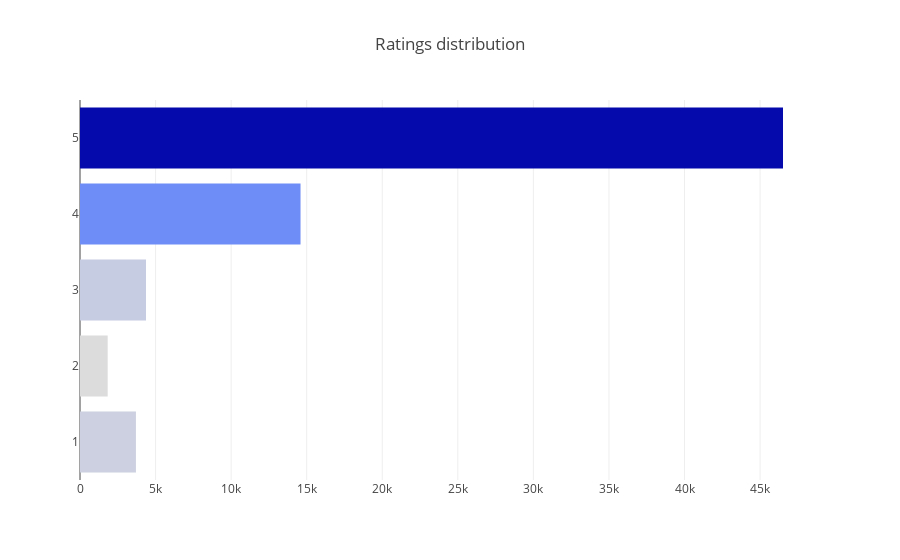

Write notebook code for a chart like this one.
### Markdown cell above
## So what is the maximum no. of ratings that people gave?

### Code cell
cnt_srs = df['reviews.rating'].value_counts().head()
trace = go.Bar(
    y=cnt_srs.index[::-1],
    x=cnt_srs.values[::-1],
    orientation = 'h',
    marker=dict(
        color=cnt_srs.values[::-1],
        colorscale = 'Blues',
        reversescale = True
    ),
)

layout = dict(
    title='Ratings distribution',
    )
data = [trace]
fig = go.Figure(data=data, layout=layout)
py.iplot(fig, filename="Ratings")

### Figure 1 — Plotly figure (JSON) as saved in the notebook; plotly's stock layout.template omitted (floating-point values rounded to 4 significant figures)
{"data": [{"marker": {"color": [1832, 3701, 4367, 14592, 46516], "colorscale": "Blues", "reversescale": true}, "orientation": "h", "x": [1832, 3701, 4367, 14592, 46516], "y": [2, 1, 3, 4, 5], "type": "bar", "uid": "67f0784c-dc61-11ee-bcee-0242ac130202"}], "layout": {"title": {"text": "Ratings distribution"}, "xaxis": {"type": "linear", "range": [0, 48960.0], "autorange": true}, "yaxis": {"type": "linear", "range": [0.5, 5.5], "autorange": true}, "autosize": true}}
